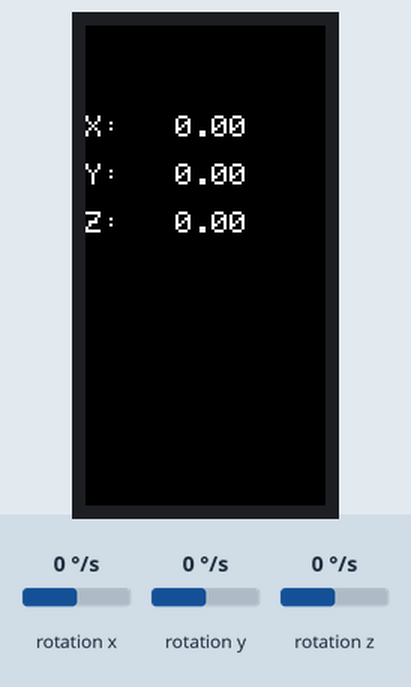
This sketch was run on a simulated ESP32. Shown: 80×160 colour display. The test bench sets the inputs (shaded band); at power-on: rotation x 0 °/s, rotation y 0 °/s, rotation z 0 °/s.

Above: at 1.3 s.
1.4 s: rotation x set to -192 °/s
At 2.8 s:
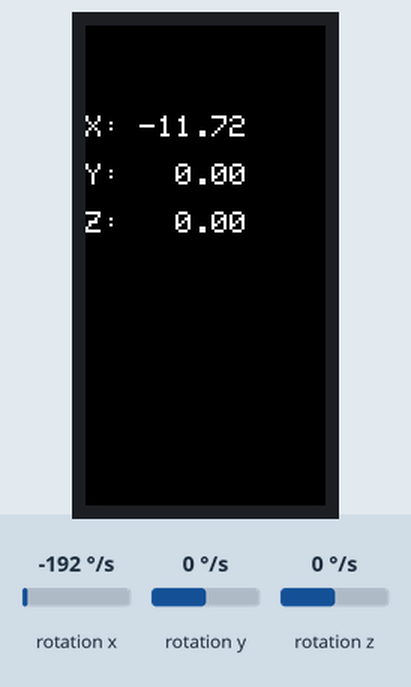
3.1 s: rotation y set to -192 °/s
At 4.3 s:
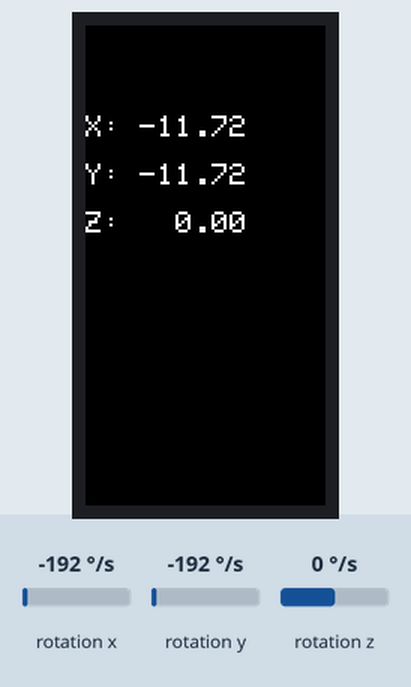
4.6 s: rotation z set to -192 °/s
At 5.8 s:
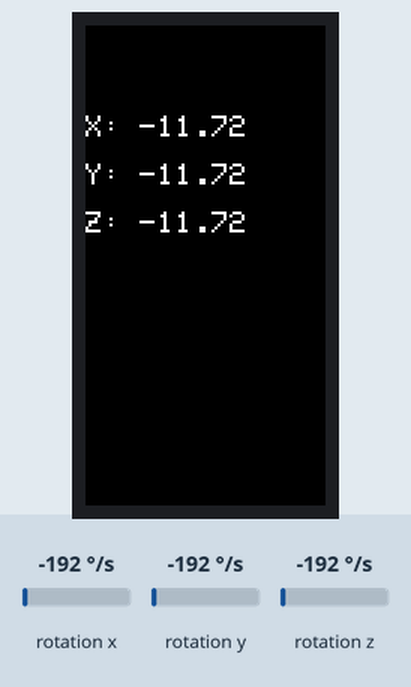
6.1 s: rotation x set to -100 °/s
At 6.5 s:
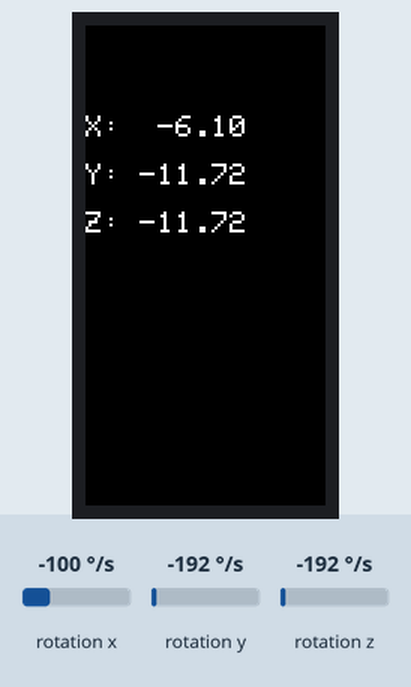
Timing chart, 0 to 8.7 s (numbered marks = the images above; inputs shaded):
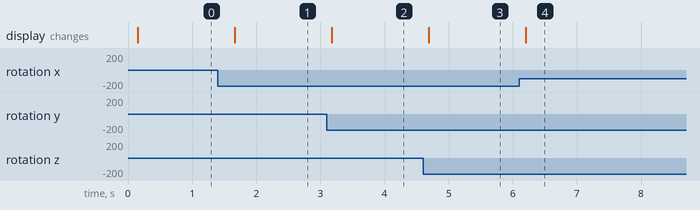

The sketch:

getGyroData.ino
```cpp
#include <M5StickC.h>

float gyroX, gyroY, gyroZ;  // ジャイロデータ取得　→回転(左90 0/-50/0, 右90 0/50/0)
float ax, ay, az;  // 加速度データ取得　→傾き(X/Y/Z: 正 0/0/1, 左90 1/0/0, 右90 -1/0/0, 上90 0/-1/0, 下90 0/1/0)

void setup() {
  //Serial.begin(115200);
  M5.begin();
  M5.MPU6886.Init();
}
void loop() {
  M5.MPU6886.getGyroData(&gyroX, &gyroY, &gyroZ);
  //M5.MPU6886.getAccelData(&ax, &ay, &az);
  M5.Lcd.setCursor(0, 30);

  M5.Lcd.printf("X:%7.2f\n\nY:%7.2f\n\nZ:%7.2f", gyroX * M5.MPU6886.gRes, gyroY * M5.MPU6886.gRes, gyroZ * M5.MPU6886.gRes);
  //Serial.printf("%7.2f,%7.2f,%7.2f\n", gyroX * M5.MPU6886.gRes, gyroY * M5.MPU6886.gRes, gyroZ * M5.MPU6886.gRes);
  //M5.Lcd.printf("X:%7.2f\nY:%7.2f\nZ:%7.2f", ax , ay , az );
  //Serial.printf("%7.2f,%7.2f,%7.2f\n", ax , ay , az);

  delay(500);
}
```

Measured:
- after the input at 1.4 s, the display: changes after 0.27 s (image 1)
- after the input at 3.1 s, the display: changes after 0.08 s (image 2)
- after the input at 4.6 s, the display: changes after 0.09 s (image 3)
- after the input at 6.1 s, the display: changes after 0.10 s (image 4)
